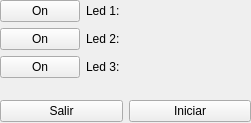
<?xml version="1.0" encoding="UTF-8"?>
<ui version="4.0">
 <class>Form</class>
 <widget class="QWidget" name="Form">
  <property name="geometry">
   <rect>
    <x>0</x>
    <y>0</y>
    <width>251</width>
    <height>123</height>
   </rect>
  </property>
  <property name="windowTitle">
   <string>Conexión pinguino </string>
  </property>
  <property name="windowIcon">
   <iconset resource="../iconos/iconos.qrc">
    <normaloff>:/led.svg</normaloff>:/led.svg</iconset>
  </property>
  <widget class="QWidget" name="layoutWidget">
   <property name="geometry">
    <rect>
     <x>0</x>
     <y>0</y>
     <width>251</width>
     <height>122</height>
    </rect>
   </property>
   <layout class="QGridLayout" name="gridLayout">
    <item row="0" column="2">
     <layout class="QVBoxLayout" name="verticalLayout_3">
      <item>
       <widget class="KLed" name="kled_1">
        <property name="state">
         <enum>KLed::Off</enum>
        </property>
       </widget>
      </item>
      <item>
       <widget class="KLed" name="kled_2">
        <property name="state">
         <enum>KLed::Off</enum>
        </property>
       </widget>
      </item>
      <item>
       <widget class="KLed" name="kled_3">
        <property name="state">
         <enum>KLed::Off</enum>
        </property>
       </widget>
      </item>
     </layout>
    </item>
    <item row="0" column="1">
     <layout class="QVBoxLayout" name="verticalLayout_4">
      <item>
       <widget class="QLabel" name="label">
        <property name="text">
         <string>Led 1:</string>
        </property>
       </widget>
      </item>
      <item>
       <widget class="QLabel" name="label_2">
        <property name="text">
         <string>Led 2:</string>
        </property>
       </widget>
      </item>
      <item>
       <widget class="QLabel" name="label_3">
        <property name="text">
         <string>Led 3:</string>
        </property>
       </widget>
      </item>
     </layout>
    </item>
    <item row="0" column="0">
     <layout class="QVBoxLayout" name="verticalLayout_2">
      <item>
       <widget class="QPushButton" name="pushButton">
        <property name="text">
         <string>On</string>
        </property>
        <property name="icon">
         <iconset resource="../iconos/iconos.qrc">
          <normaloff>:/ok.svg</normaloff>:/ok.svg</iconset>
        </property>
       </widget>
      </item>
      <item>
       <widget class="QPushButton" name="pushButton_2">
        <property name="text">
         <string>On</string>
        </property>
        <property name="icon">
         <iconset resource="../iconos/iconos.qrc">
          <normaloff>:/ok.svg</normaloff>:/ok.svg</iconset>
        </property>
       </widget>
      </item>
      <item>
       <widget class="QPushButton" name="pushButton_3">
        <property name="text">
         <string>On</string>
        </property>
        <property name="icon">
         <iconset resource="../iconos/iconos.qrc">
          <normaloff>:/ok.svg</normaloff>:/ok.svg</iconset>
        </property>
       </widget>
      </item>
     </layout>
    </item>
    <item row="1" column="0">
     <spacer name="verticalSpacer">
      <property name="orientation">
       <enum>Qt::Vertical</enum>
      </property>
      <property name="sizeHint" stdset="0">
       <size>
        <width>20</width>
        <height>40</height>
       </size>
      </property>
     </spacer>
    </item>
    <item row="2" column="0" colspan="3">
     <layout class="QHBoxLayout" name="horizontalLayout">
      <item>
       <widget class="QPushButton" name="pushButton_4">
        <property name="text">
         <string>Salir</string>
        </property>
        <property name="icon">
         <iconset resource="../iconos/iconos.qrc">
          <normaloff>:/exit.svg</normaloff>:/exit.svg</iconset>
        </property>
       </widget>
      </item>
      <item>
       <widget class="QPushButton" name="pushButton_5">
        <property name="text">
         <string>Iniciar</string>
        </property>
        <property name="icon">
         <iconset resource="../iconos/iconos.qrc">
          <normaloff>:/conectar.svg</normaloff>:/conectar.svg</iconset>
        </property>
       </widget>
      </item>
     </layout>
    </item>
   </layout>
  </widget>
 </widget>
 <customwidgets>
  <customwidget>
   <class>KLed</class>
   <extends>QWidget</extends>
   <header>kled.h</header>
  </customwidget>
 </customwidgets>
 <resources>
  <include location="../iconos/iconos.qrc"/>
 </resources>
 <connections/>
</ui>
